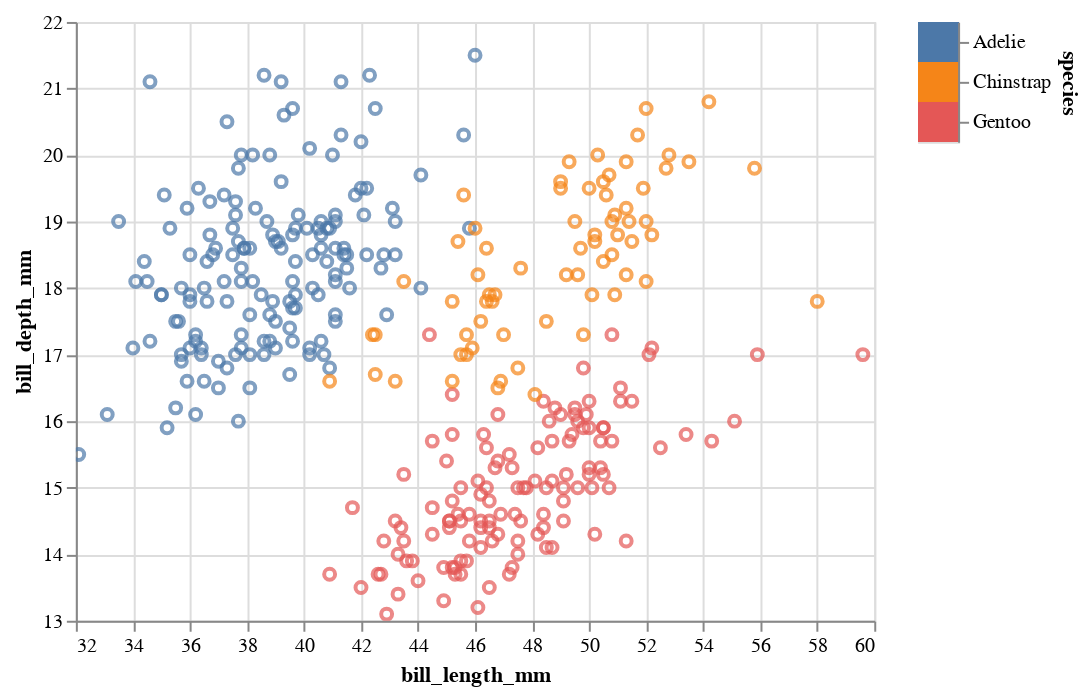

Notebook code cell kept with this figure:
### Markdown cell above
### A More Complicated Example
What if you wanted to allow the viewer to click on a species to see all the corresponding points? Examine the code below while thinking about what the *selection* and *condition* are.

### Code cell
selection = alt.selection_multi(fields=['species']) # A different kind of selection!

species_color = alt.condition(selection,    # Set the color to change depending on a the selection
                              alt.Color("species:N", legend=None),
                              alt.value("lightgray"))

# Create scatterplot of bill length vs bill depth
bills = alt.Chart(penguins).mark_point().encode(
    x=alt.X("bill_length_mm:Q", scale=alt.Scale(zero=False)),
    y=alt.Y("bill_depth_mm:Q", scale=alt.Scale(zero=False)),
    color=species_color
).interactive()

# Create corresponding legend for species
legend = alt.Chart(penguins).mark_rect().encode(
    y=alt.Y("species:N", axis=alt.Axis(orient="right")),
    color=species_color
).add_selection(selection) # We now add it to the legend instead, since that is what the viewer interacts with

bills | legend

### Figure 1 — Vega-Lite specification as saved in the notebook (floating-point values rounded to 4 significant figures; data arrays with more than 128 entries replaced by an {"elided": "..."} marker saying what was removed)
{"config": {"view": {"continuousWidth": 400, "continuousHeight": 300}}, "hconcat": [{"mark": "point", "encoding": {"color": {"condition": {"type": "nominal", "field": "species", "legend": null, "selection": "selector005"}, "value": "lightgray"}, "x": {"type": "quantitative", "field": "bill_length_mm", "scale": {"zero": false}}, "y": {"type": "quantitative", "field": "bill_depth_mm", "scale": {"zero": false}}}, "selection": {"selector006": {"type": "interval", "bind": "scales", "encodings": ["x", "y"]}}}, {"mark": "rect", "encoding": {"color": {"condition": {"type": "nominal", "field": "species", "legend": null, "selection": "selector005"}, "value": "lightgray"}, "y": {"type": "nominal", "axis": {"orient": "right"}, "field": "species"}}, "selection": {"selector005": {"type": "multi", "fields": ["species"]}}}], "data": {"name": "data-d00e1631cca48c544438d30d2b470e8a"}, "$schema": "https://vega.github.io/schema/vega-lite/v4.8.1.json", "datasets": {"data-d00e1631cca48c544438d30d2b470e8a": {"elided": "344 records"}}}
